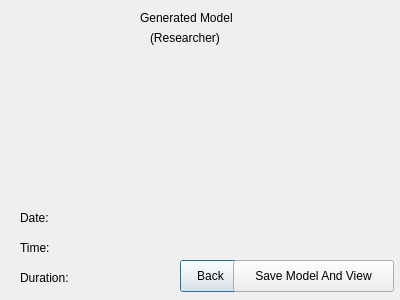
<?xml version="1.0" encoding="UTF-8"?>
<ui version="4.0">
 <class>GeneratedModel</class>
 <widget class="QDialog" name="GeneratedModel">
  <property name="geometry">
   <rect>
    <x>0</x>
    <y>0</y>
    <width>400</width>
    <height>300</height>
   </rect>
  </property>
  <property name="windowTitle">
   <string>Dialog</string>
  </property>
  <widget class="QLabel" name="label">
   <property name="geometry">
    <rect>
     <x>140</x>
     <y>10</y>
     <width>111</width>
     <height>16</height>
    </rect>
   </property>
   <property name="text">
    <string>Generated Model</string>
   </property>
  </widget>
  <widget class="QLabel" name="label_2">
   <property name="geometry">
    <rect>
     <x>150</x>
     <y>30</y>
     <width>81</width>
     <height>16</height>
    </rect>
   </property>
   <property name="text">
    <string>(Researcher)</string>
   </property>
  </widget>
  <widget class="QLabel" name="label_3">
   <property name="geometry">
    <rect>
     <x>20</x>
     <y>60</y>
     <width>241</width>
     <height>131</height>
    </rect>
   </property>
   <property name="text">
    <string/>
   </property>
  </widget>
  <widget class="QLabel" name="label_4">
   <property name="geometry">
    <rect>
     <x>20</x>
     <y>210</y>
     <width>41</width>
     <height>16</height>
    </rect>
   </property>
   <property name="text">
    <string>Date:</string>
   </property>
  </widget>
  <widget class="QLabel" name="label_5">
   <property name="geometry">
    <rect>
     <x>20</x>
     <y>270</y>
     <width>59</width>
     <height>16</height>
    </rect>
   </property>
   <property name="text">
    <string>Duration:</string>
   </property>
  </widget>
  <widget class="QLabel" name="label_6">
   <property name="geometry">
    <rect>
     <x>20</x>
     <y>240</y>
     <width>59</width>
     <height>16</height>
    </rect>
   </property>
   <property name="text">
    <string>Time:</string>
   </property>
  </widget>
  <widget class="QLabel" name="date_label">
   <property name="geometry">
    <rect>
     <x>90</x>
     <y>210</y>
     <width>59</width>
     <height>16</height>
    </rect>
   </property>
   <property name="text">
    <string/>
   </property>
  </widget>
  <widget class="QLabel" name="time_label">
   <property name="geometry">
    <rect>
     <x>90</x>
     <y>240</y>
     <width>59</width>
     <height>16</height>
    </rect>
   </property>
   <property name="text">
    <string/>
   </property>
  </widget>
  <widget class="QLabel" name="duration_label">
   <property name="geometry">
    <rect>
     <x>90</x>
     <y>260</y>
     <width>61</width>
     <height>20</height>
    </rect>
   </property>
   <property name="text">
    <string/>
   </property>
  </widget>
  <widget class="QPushButton" name="pushButton">
   <property name="geometry">
    <rect>
     <x>180</x>
     <y>260</y>
     <width>61</width>
     <height>32</height>
    </rect>
   </property>
   <property name="text">
    <string>Back</string>
   </property>
  </widget>
  <widget class="QPushButton" name="pushButton_2">
   <property name="geometry">
    <rect>
     <x>233</x>
     <y>260</y>
     <width>161</width>
     <height>32</height>
    </rect>
   </property>
   <property name="text">
    <string>Save Model And View</string>
   </property>
  </widget>
 </widget>
 <resources/>
 <connections/>
</ui>
